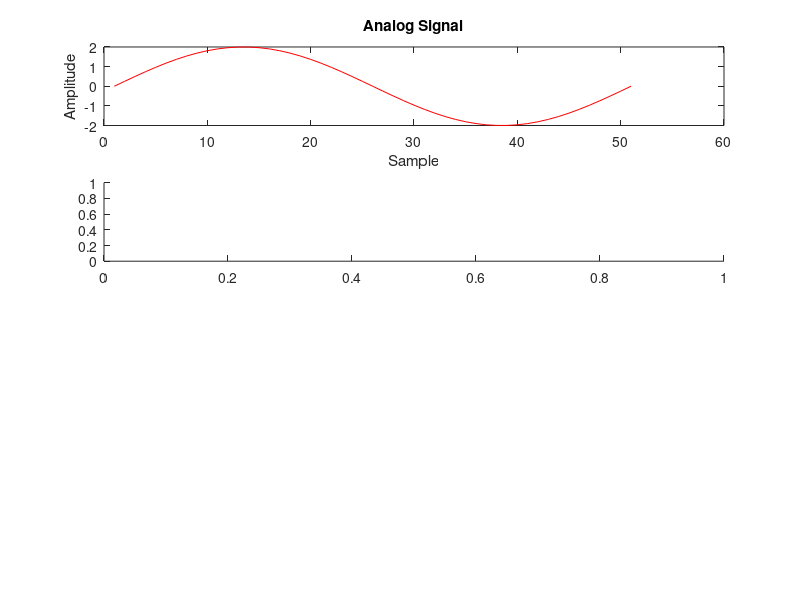

This figure's MATLAB source: (Note: this script raises an error after producing the figure.)
clc;
clear all;
close all;

a = 2;
t = 0:2*pi/50:2*pi; % Signal Generation
x = a * sin(t);
l = length(x);

% Plot the original analog signal
subplot(4,1,1);
plot(x, 'r');
title('Analog Signal');
xlabel('Sample');
ylabel('Amplitude');

% Delta modulation with step size = delta
subplot(4,1,2);
delta = 0.2;
xn1 = delta_modulation(x, delta);
stairs(xn1);
title(['Delta Modulation - Step Size: ', num2str(delta)]);
xlabel('Sample');
ylabel('Quantized Level');

% Delta modulation with step size = 2 * delta
subplot(4,1,3);
delta2 = 2 * delta;
xn2 = delta_modulation(x, delta2);
stairs(xn2);
title(['Delta Modulation - Step Size: ', num2str(delta2)]);
xlabel('Sample');
ylabel('Quantized Level');

subplot(4,1,4);
delta3 = 3 * delta;
xn2 = delta_modulation(x, delta3);
stairs(xn2);
title(['Delta Modulation - Step Size: ', num2str(delta3)]);
xlabel('Sample');
ylabel('Quantized Level');
sgtitle('Effect of Different Step Sizes in Delta Modulation');
function xn = delta_modulation(x, delta)
    l = length(x);
    xn = zeros(1, l);

    for i = 1:l
        if x(i) > xn(i)
            xn(i+1) = xn(i) + delta;
        else
            xn(i+1) = xn(i) - delta;
        end
    end
end
